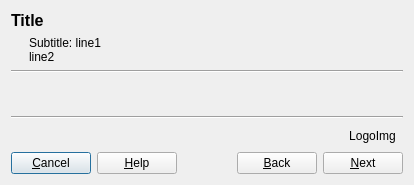
<?xml version="1.0" encoding="UTF-8"?>
<ui version="4.0">
 <class>CustomWizard</class>
 <widget class="QDialog" name="CustomWizard">
  <property name="geometry">
   <rect>
    <x>0</x>
    <y>0</y>
    <width>414</width>
    <height>185</height>
   </rect>
  </property>
  <property name="windowTitle">
   <string notr="true">Custom Wizard</string>
  </property>
  <layout class="QVBoxLayout" name="verticalLayout">
   <item>
    <layout class="QVBoxLayout" name="pVerticalLayoutHeader_">
     <item>
      <widget class="QLabel" name="pLabelTitle_">
       <property name="font">
        <font>
         <pointsize>12</pointsize>
         <weight>75</weight>
         <bold>true</bold>
        </font>
       </property>
       <property name="text">
        <string notr="true">Title</string>
       </property>
      </widget>
     </item>
     <item>
      <layout class="QHBoxLayout" name="horizontalLayout">
       <item>
        <spacer name="pHorizontalSpacerSubtitle_">
         <property name="orientation">
          <enum>Qt::Horizontal</enum>
         </property>
         <property name="sizeType">
          <enum>QSizePolicy::Maximum</enum>
         </property>
         <property name="sizeHint" stdset="0">
          <size>
           <width>18</width>
           <height>20</height>
          </size>
         </property>
        </spacer>
       </item>
       <item>
        <widget class="QLabel" name="pLabelSubtitle_">
         <property name="minimumSize">
          <size>
           <width>0</width>
           <height>26</height>
          </size>
         </property>
         <property name="text">
          <string notr="true">Subtitle: line1
line2</string>
         </property>
         <property name="alignment">
          <set>Qt::AlignLeading|Qt::AlignLeft|Qt::AlignTop</set>
         </property>
         <property name="wordWrap">
          <bool>true</bool>
         </property>
        </widget>
       </item>
      </layout>
     </item>
    </layout>
   </item>
   <item>
    <widget class="Line" name="pHLine1_">
     <property name="orientation">
      <enum>Qt::Horizontal</enum>
     </property>
    </widget>
   </item>
   <item>
    <widget class="QStackedWidget" name="pStackedWidgetWizardPages_"/>
   </item>
   <item>
    <widget class="Line" name="pHLine2_">
     <property name="orientation">
      <enum>Qt::Horizontal</enum>
     </property>
    </widget>
   </item>
   <item>
    <layout class="QHBoxLayout" name="pHorizontalLayoutLogo_">
     <item>
      <spacer name="horizontalSpacer">
       <property name="orientation">
        <enum>Qt::Horizontal</enum>
       </property>
       <property name="sizeHint" stdset="0">
        <size>
         <width>40</width>
         <height>20</height>
        </size>
       </property>
      </spacer>
     </item>
     <item>
      <widget class="QToolButton" name="pToolButtonLogo_">
       <property name="focusPolicy">
        <enum>Qt::NoFocus</enum>
       </property>
       <property name="text">
        <string notr="true">LogoImg</string>
       </property>
       <property name="autoRaise">
        <bool>true</bool>
       </property>
      </widget>
     </item>
    </layout>
   </item>
   <item>
    <layout class="QHBoxLayout" name="pHorizontalLayoutButtonBox_">
     <item>
      <widget class="QPushButton" name="pPushButtonCancel_">
       <property name="text">
        <string>&amp;Cancel</string>
       </property>
      </widget>
     </item>
     <item>
      <widget class="QPushButton" name="pPushButtonHelp_">
       <property name="text">
        <string>&amp;Help</string>
       </property>
      </widget>
     </item>
     <item>
      <spacer name="horizontalSpacer_2">
       <property name="orientation">
        <enum>Qt::Horizontal</enum>
       </property>
       <property name="sizeHint" stdset="0">
        <size>
         <width>40</width>
         <height>20</height>
        </size>
       </property>
      </spacer>
     </item>
     <item>
      <widget class="QPushButton" name="pPushButtonBack_">
       <property name="text">
        <string>&amp;Back</string>
       </property>
      </widget>
     </item>
     <item>
      <widget class="QPushButton" name="pPushButtonNext_">
       <property name="text">
        <string>&amp;Next</string>
       </property>
      </widget>
     </item>
    </layout>
   </item>
  </layout>
 </widget>
 <resources/>
 <connections/>
</ui>
